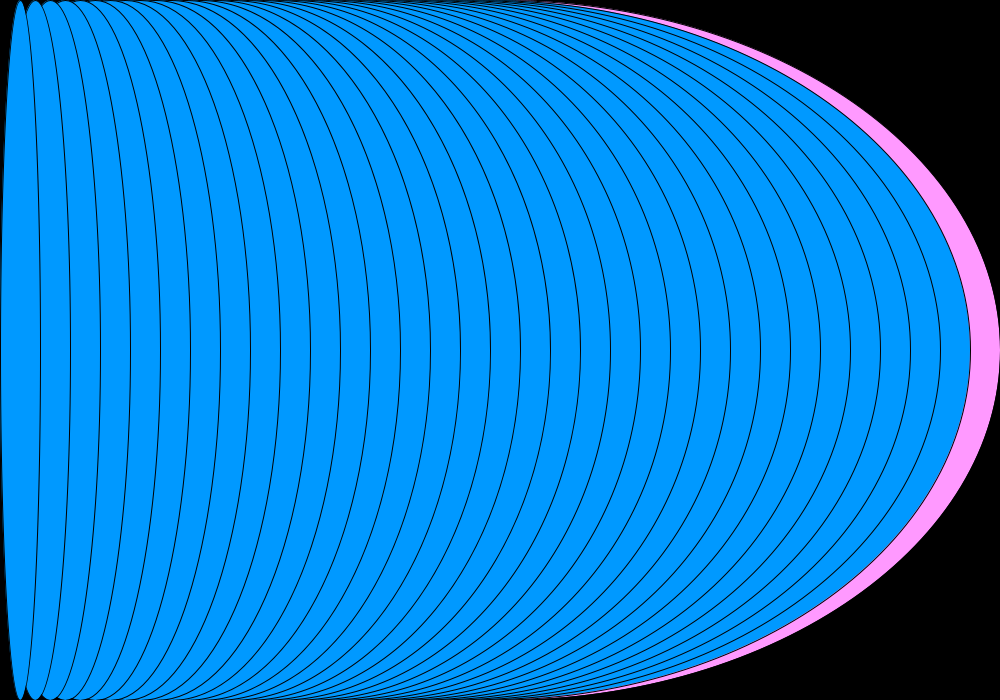
Frame 1 (no input)
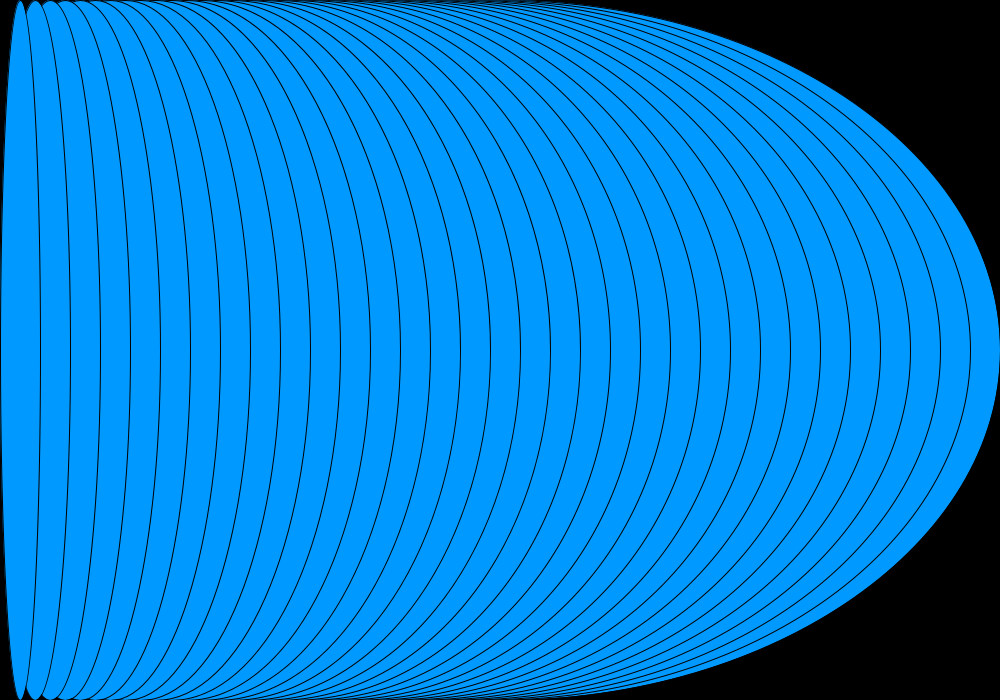
Frame 60 (the mouse pressed at the canvas centre just before this capture)
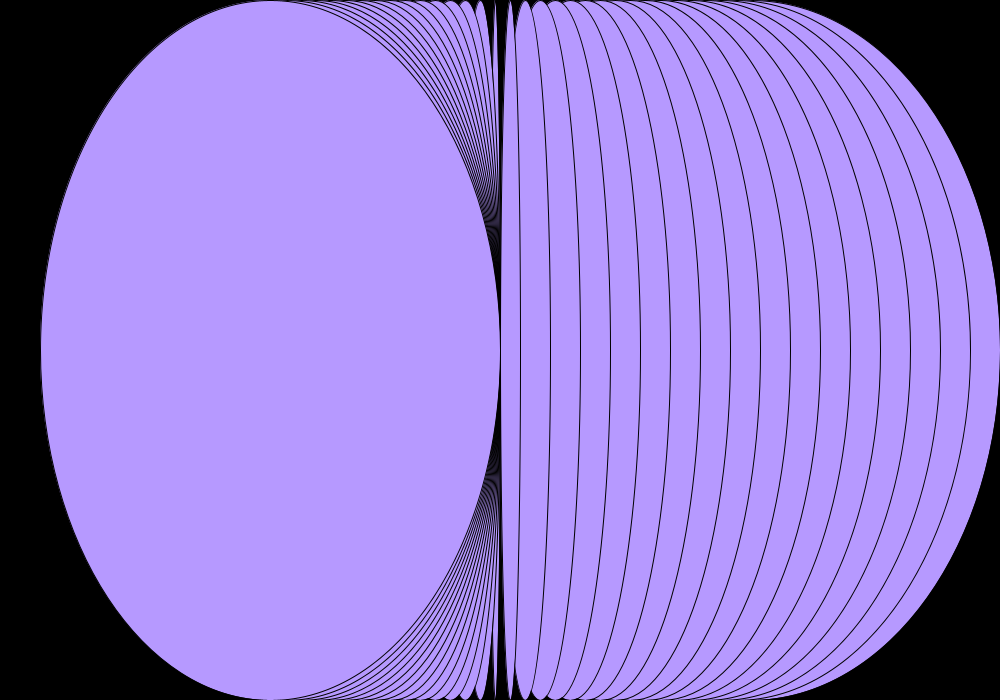
Frame 120 (the mouse held since frame 60 and released just before this capture)

The Processing sketch that drew these frames (run headless with seeded random() and noise(); from frame 60 on, the mouse is pressed at the canvas centre):

// Processing sketch: processing_156671
// ── processing_156671.pde

//wiping screen with switches

char state = 'a';
float easing = 0.002;
float colorChange=255;
  float circleX;
  float circleY;
  float diameter;
  int circleSpacing=80;
  float w;
  float h;

void setup(){
  size(1000,700);
  background(255);
}

void draw(){
switch(state){
  case 'a':
    fill(0);
    rect(0,0,1000,700);
    for(int i=1000; i>10; i-=30){
      for(int j=700; i>10; i-=30){
//    fill(0);
    ellipseMode(CORNERS);
    fill(colorChange, 153,255);
    colorChange=map(mouseX,0,700,0,255);
    ellipse(mouseX,0,i,j);
  }}
    break;
  case 'b':
  background(0);
  for (int i=0; i<13; i++) {
    for (int j=0; j<13; j++) {
      setCircleCoordinates(i, j);
      setDiameterRelativeToMouse();
      drawOneCircle();
    }
  }

    break;
  case 'c':
  noStroke();
  fill(0);
  ellipse(mouseX,mouseY,300,300);
  }

    if (mouseX>900 && state=='a'){
      wipe();
    }
    if(mousePressed && state=='b'){
    wipe2();
    }
  }

void wipe(){
if (state=='a'){
state='b';
}
}

void wipe2(){
if (state=='b'){
  state='c';
}
}

void setCircleCoordinates(int x, int y) {
  circleX=(.5*circleSpacing)+(x*circleSpacing);
  circleY=(.5*circleSpacing)+(y*circleSpacing);
}

void setFillRelativetoMouse() {
  stroke(2);
  int fillColor = 255 - int(dist(mouseX, mouseY, circleX, circleY));
  if (fillColor<=0){
    fillColor=0;
  }
  fill(fillColor);
  noStroke();
}

void setDiameterRelativeToMouse(){
  diameter=dist(mouseX,mouseY,circleX,circleY);
}

void drawOneCircle(){
  fill(mouseX, 255,153);
  ellipseMode(CENTER);
  ellipse(circleX,circleY,diameter,diameter);
}
